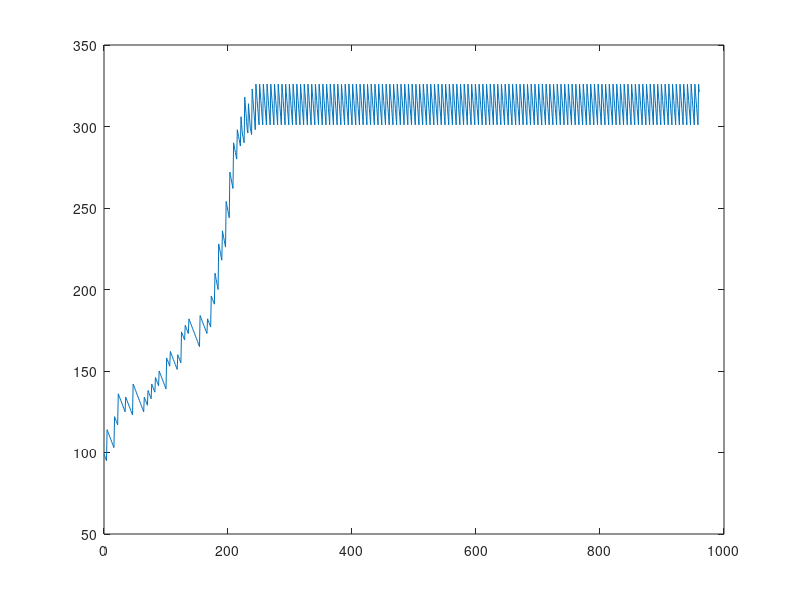

Write the MATLAB code that produced this figure.
% SPDX-FileCopyrightText: 2021 20kdc <asdd2808@gmail.com>
% SPDX-FileCopyrightText: 2025 sleepyyapril <123355664+sleepyyapril@users.noreply.github.com>
%
% SPDX-License-Identifier: MIT

# This is a script to be loaded into GNU Octave.

# - Notes -
# + Be sure to check all parameters are up to date with game before use.
# + The way things are tuned, only PA level 1 is stable on Saltern.
# A singularity timestep is one second.

# - Parameters -
# It's expected that you dynamically modify these if relevant to your scenario.
global pa_particle_energy_for_level_table pa_level pa_time_between_shots
pa_particle_energy_for_level_table = [10, 30, 60, 100]
# Note that level 0 is 1 here.
pa_level = 1
pa_time_between_shots = 6

# Horizontal size (interior tiles) of mapped singulo cage
global cage_area cage_pa1 cage_pa2 cage_pa3
#  __123__
# +---+---+
cage_area = 7
cage_pa1 = 2.5
cage_pa2 = 3.5
cage_pa3 = 4.5

global energy_drain_for_level_table
energy_drain_for_level_table = [1, 2, 5, 10, 15, 20]
function retval = level_for_energy (energy)
  retval = 1
  if energy >= 1500 retval = 6; return; endif
  if energy >= 1000 retval = 5; return; endif
  if energy >= 600 retval = 4; return; endif
  if energy >= 300 retval = 3; return; endif
  if energy >= 200 retval = 2; return; endif
endfunction
function retval = radius_for_level (level)
  retval = level - 0.5
endfunction

# - Simulator -

global singulo_shot_timer
singulo_shot_timer = 0

function retval = singulo_step (energy)
  global energy_drain_for_level_table
  global pa_particle_energy_for_level_table pa_level pa_time_between_shots
  global cage_area cage_pa1 cage_pa2 cage_pa3
  global singulo_shot_timer
  level = level_for_energy(energy)
  energy_drain = energy_drain_for_level_table(level)
  energy -= energy_drain
  singulo_shot_timer += 1
  if singulo_shot_timer == pa_time_between_shots
    energy_gain_per_hit = pa_particle_energy_for_level_table(pa_level)
    # This is the bit that's complicated: the area and probability calculation.
    # Rather than try to work it out, let's do things by simply trying it.
    # This is the area of the singulo.
    singulo_area = radius_for_level(level) * 2
    # This is therefore the area in which it can move.
    effective_area = max(0, cage_area - singulo_area)
    # Assume it's at some random position within the area it can move.
    # (This is the weak point of the maths. It's not as simple as this really.)
    singulo_lpos = (rand() * effective_area)
    singulo_rpos = singulo_lpos + singulo_area
    # Check each of 3 points.
    n = 0.5
    if singulo_lpos < (cage_pa1 + n) && singulo_rpos > (cage_pa1 - n)
      energy += energy_gain_per_hit
    endif
    if singulo_lpos < (cage_pa2 + n) && singulo_rpos > (cage_pa2 - n)
      energy += energy_gain_per_hit
    endif
    if singulo_lpos < (cage_pa3 + n) && singulo_rpos > (cage_pa3 - n)
      energy += energy_gain_per_hit
    endif
    singulo_shot_timer = 0
  endif
  retval = energy
endfunction

# - Scenario -

global scenario_energy
scenario_energy = 100

function retval = scenario (x)
  global scenario_energy
  sce = scenario_energy
  scenario_energy = singulo_step(sce)
  retval = scenario_energy
endfunction

# x is in seconds.
x = 0:1:960
plot(x, arrayfun(@scenario, x))
